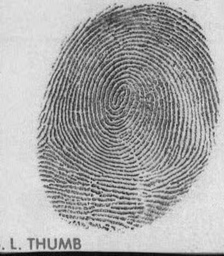
#> input picture examples/01.png, 224 x 256 px, shrunk from 545 x 622 before the run
$ python thining.py ../../examples/01.png out.png   (Python 2 division)
#> lines starting #> are read from the running program, lines starting #| are printed output that depends on the picture; after the words box and inside, x2 and y2 are one past the last pixel; in counts of white or black regions, pixels touching at a corner belong together
#> further down, im is the input picture: PIL image 224x256 L; min 1, max 235, mean 167.1
### lib/biometrics/utils.py
# Metody biometryczne
# Przemyslaw Pastuszka

from PIL import Image, ImageDraw
import math
import sobel
import copy

def apply_kernel_at(get_value, kernel, i, j):
    kernel_size = len(kernel)
    result = 0
    for k in range(0, kernel_size):
        for l in range(0, kernel_size):
            pixel = get_value(i + k - kernel_size / 2, j + l - kernel_size / 2)
            result += pixel * kernel[k][l]
    return result

def apply_to_each_pixel(pixels, f):
    for i in range(0, len(pixels)):
        for j in range(0, len(pixels[i])):
            pixels[i][j] = f(pixels[i][j])

# [24 lines left out: function calculate_angles, not called in this run]

def flatten(ls):
    return reduce(lambda x, y: x + y, ls, [])

def transpose(ls):
    return map(list, zip(*ls))

def gauss(x, y):
    ssigma = 1.0
    return (1 / (2 * math.pi * ssigma)) * math.exp(-(x * x + y * y) / (2 * ssigma))

# [6 lines left out: function kernel_from_function, not called in this run]

def gauss_kernel(size):
    return kernel_from_function(size, gauss)

def apply_kernel(pixels, kernel):
    apply_kernel_with_f(pixels, kernel, lambda old, new: new)

def apply_kernel_with_f(pixels, kernel, f):
    size = len(kernel)
    for i in range(size / 2, len(pixels) - size / 2):
        for j in range(size / 2, len(pixels[i]) - size / 2):
            pixels[i][j] = f(pixels[i][j], apply_kernel_at(lambda x, y: pixels[x][y], kernel, i, j))

# [15 lines left out: function smooth_angles, not called in this run]

def load_image(im):
    (x, y) = im.size
#> x = 224; y = 256
    im_load = im.load()

    result = []
    for i in range(0, x):
        result.append([])
        for j in range(0, y):
            result[i].append(im_load[i, j])
#> after the loop, result = 224 items

    return result

def load_pixels(im, pixels):
    (x, y) = im.size
    im_load = im.load()

    for i in range(0, x):
        for j in range(0, y):
            im_load[i, j] = int(pixels[i][j])

# [25 lines left out: functions get_line_ends, draw_lines, not called in this run]

### lib/biometrics/thining.py
# Metody biometryczne
# Przemyslaw Pastuszka

from PIL import Image, ImageDraw
import utils
import argparse
import math
import os
from utils import flatten, transpose

usage = False

def apply_structure(pixels, structure, result):
    global usage
    usage = False

    def choose(old, new):
        global usage
        if new == result:
            usage = True
            return 0.0
        return old

    utils.apply_kernel_with_f(pixels, structure, choose)

    return usage

def apply_all_structures(pixels, structures):
    usage = False
    for structure in structures:
        usage |= apply_structure(pixels, structure, utils.flatten(structure).count(1))

    return usage

def make_thin(im):
    loaded = utils.load_image(im)
#> loaded = 224 items
    utils.apply_to_each_pixel(loaded, lambda x: 0.0 if x > 10 else 1.0)
    print "loading phase done"

    t1 = [[1, 1, 1], [0, 1, 0], [0.1, 0.1, 0.1]]
    t2 = utils.transpose(t1)
    t3 = reverse(t1)
    t4 = utils.transpose(t3)
    t5 = [[0, 1, 0], [0.1, 1, 1], [0.1, 0.1, 0]]
    t7 = utils.transpose(t5)
    t6 = reverse(t7)
    t8 = reverse(t5)

    thinners = [t1, t2, t3, t4, t5, t6, t7]

    usage = True
    while(usage):
        usage = apply_all_structures(loaded, thinners)
        print "single thining phase done"
#> this loop made 1 pass
#> usage on pass 1: False

    print "thining done"

    utils.apply_to_each_pixel(loaded, lambda x: 255.0 * (1 - x))
    utils.load_pixels(im, loaded)
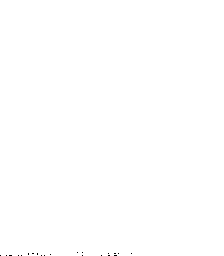
#> im: PIL image 224x256 L; 99.9% white; black in thin lines or dots, all inside (x1, y1, x2, y2) = (0, 252, 132, 256)

def reverse(ls):
    cpy = ls[:]
    cpy.reverse()
    return cpy

if __name__ == "__main__":
    parser = argparse.ArgumentParser(description="Image thining")
    parser.add_argument("image", nargs=1, help = "Path to image")
    parser.add_argument("output", nargs=1, help = "Save result image as src_image_thinned.gif")
    args = parser.parse_args()

    im = Image.open(args.image[0])
    im = im.convert("L")  # covert to grayscale

    make_thin(im)

    base_image_name = os.path.splitext(os.path.basename(args.image[0]))[0]
    im.save(args.output[0])
